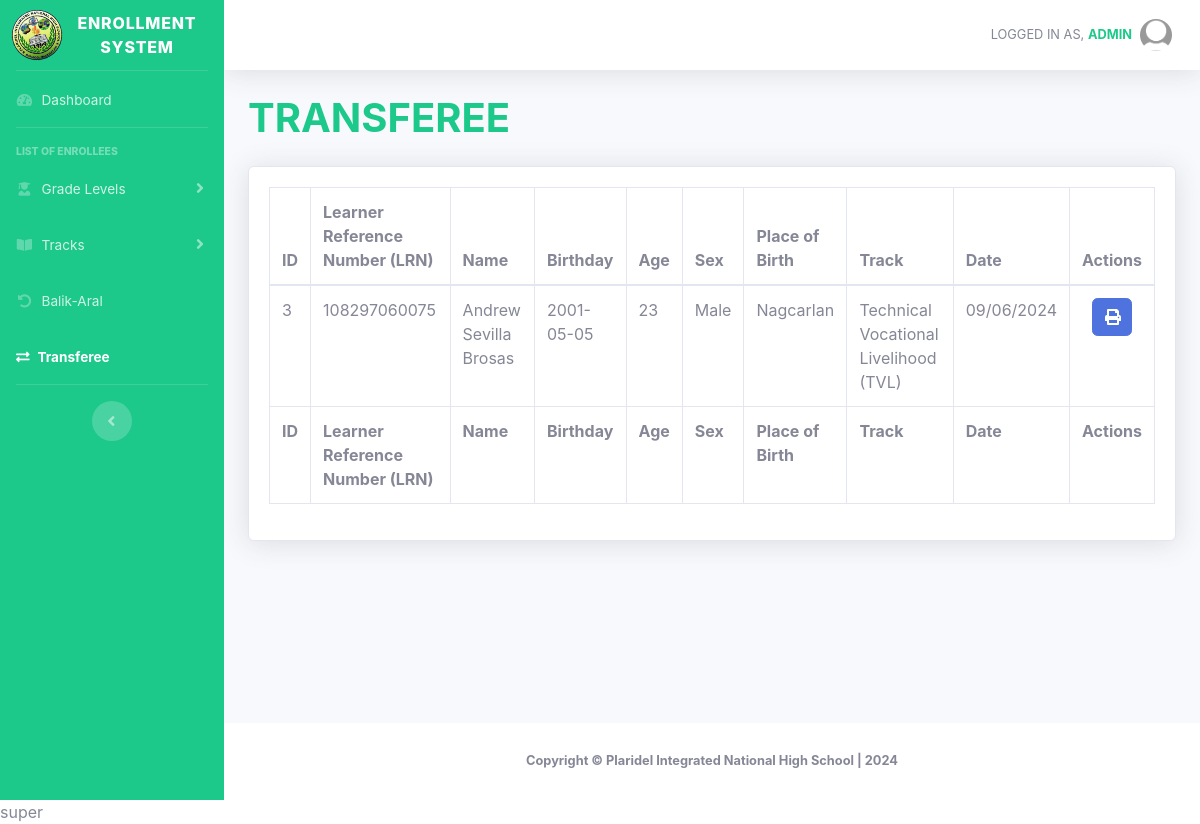
/supertransferee.php (signed in), run on an earlier commit of the app's database.
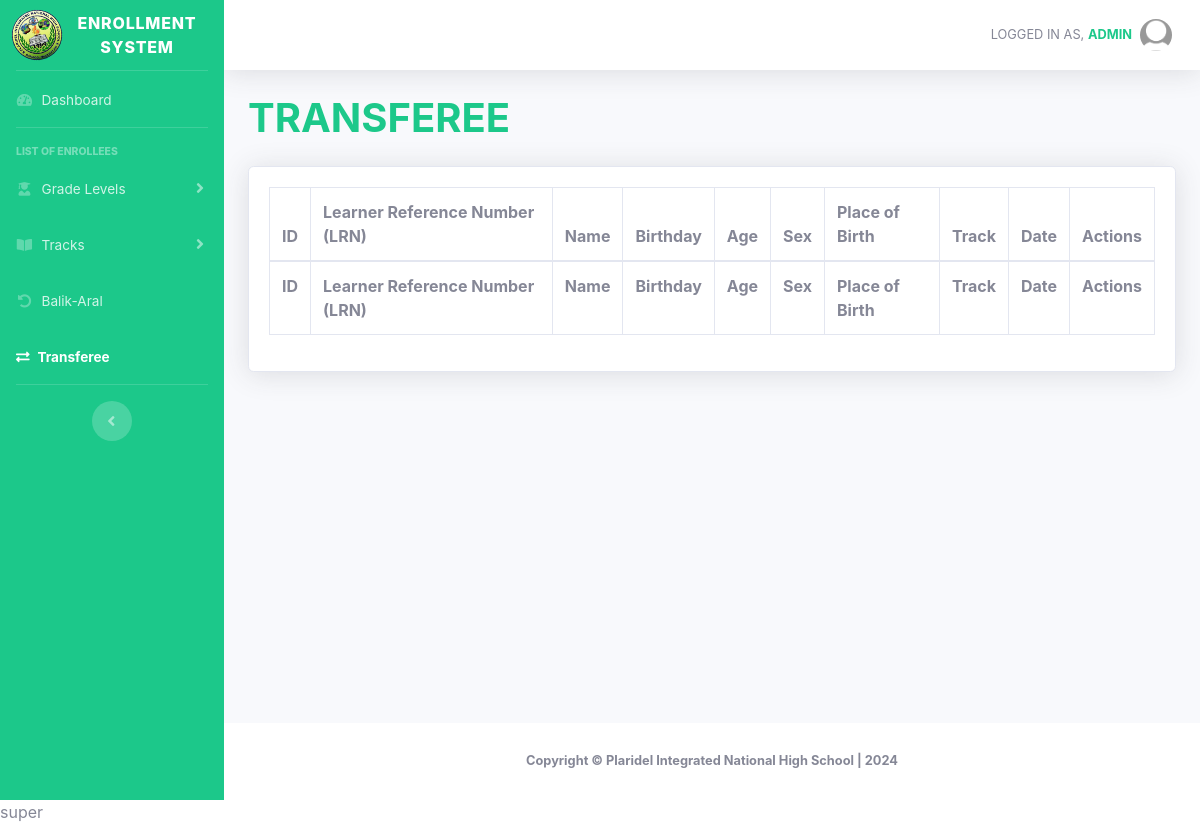
And on a later commit of the database.
### tables this page shows
CREATE TABLE `enrollment` (
  `id` int(11) NOT NULL,
  `schoolyear` varchar(100) NOT NULL,
  `gradelevel` varchar(100) NOT NULL,
  `lrn` varchar(100) NOT NULL,
  `reference` varchar(100) NOT NULL,
  `balikaral` varchar(100) NOT NULL,
  `transfer` varchar(100) NOT NULL,
  `birthnumber` varchar(100) NOT NULL,
  `lastname` varchar(100) NOT NULL,
  `firstname` varchar(100) NOT NULL,
  `middlename` varchar(100) NOT NULL,
  `extension` varchar(100) NOT NULL,
  `sex` varchar(100) NOT NULL,
  `birthday` varchar(100) NOT NULL,
  `age` varchar(100) NOT NULL,
  `mother_tongue` varchar(100) NOT NULL,
  `placeofbirth` varchar(100) NOT NULL,
  `ip` varchar(100) NOT NULL,
  `indigenous` varchar(100) NOT NULL,
  `pantawid` varchar(100) NOT NULL,
  `pantawidProgram` varchar(100) NOT NULL,
  `disability` varchar(100) NOT NULL,
  `learnerdisability` varchar(100) NOT NULL,
  `housenumber_text` varchar(100) NOT NULL,
  `streetname_text` varchar(100) NOT NULL,
  `barangay_text` varchar(100) NOT NULL,
  `city_text` varchar(100) NOT NULL,
  `province_text` varchar(100) NOT NULL,
  `country_text` varchar(100) NOT NULL,
  `zipcode` varchar(100) NOT NULL,
  `permanent_housenumber_text` varchar(100) NOT NULL,
  `permanent_streetname_text` tinytext NOT NULL,
  `permanent_barangay_text` varchar(100) NOT NULL,
  `permanent_city_text` varchar(100) NOT NULL,
  `permanent_province_text` varchar(100) NOT NULL,
  `permanent_country_text` varchar(100) NOT NULL,
  `permanent_zipcode` varchar(100) NOT NULL,
  `fathers_lastname` varchar(100) NOT NULL,
  `fathers_firstname` varchar(100) NOT NULL,
  `fathers_middlename` varchar(100) NOT NULL,
  `fathers_phonenumber` varchar(100) NOT NULL,
  `mothers_lastname` varchar(100) NOT NULL,
  `mothers_firstname` varchar(100) NOT NULL,
  `mothers_middlename` varchar(100) NOT NULL,
  `mothers_phonenumber` varchar(100) NOT NULL,
  `guardians_lastname` varchar(100) NOT NULL,
  `guardians_firstname` varchar(100) NOT NULL,
  `guardians_middlename` varchar(100) NOT NULL,
  `guardians_phonenumber` varchar(100) NOT NULL,
  `lastgradelevel` varchar(100) NOT NULL,
  `lastschoolyear` varchar(100) NOT NULL,
  `lastschoolattended` varchar(100) NOT NULL,
  `schoolid` varchar(100) NOT NULL,
  `semester` varchar(100) NOT NULL,
  `track` varchar(100) NOT NULL,
  `strand` varchar(100) NOT NULL,
  `modality` varchar(100) NOT NULL,
  `date` varchar(100) NOT NULL,
  `time` varchar(100) NOT NULL
);

### supertransferee.php (the view, shortened to what the changed rows need)
<!DOCTYPE html>
<html lang="en">
<head>
    <link href="vendor/fontawesome-free/css/all.min.css" rel="stylesheet" type="text/css">
    <link href="css/sb-admin-2.min.css" rel="stylesheet">
    <link href="vendor/datatables/dataTables.bootstrap4.min.css" rel="stylesheet">
    <link rel="stylesheet" type="text/css" href="https://cdn.datatables.net/1.10.25/css/dataTables.bootstrap4.min.css">
    <link rel="stylesheet" type="text/css" href="https://cdn.datatables.net/buttons/1.7.1/css/buttons.bootstrap4.min.css">
</head>
<body id="page-top">
    <div id="wrapper">
        <div id="content-wrapper" class="d-flex flex-column">
            <div id="content">
                <div class="container-fluid">
                    <div class="d-sm-flex align-items-center justify-content-between mb-4">
                        <h1 class="h1 mb-0 text-success" style="text-transform:uppercase;"><b>Transferee</b></h1>
                    </div>
                    <div class="card shadow mb-4">
                        <div class="card-body">
                            <div class="table-responsive">
                                <table class="table table-bordered" id="dataTable" width="100%" cellspacing="0">
                                    <thead>
                                        <tr>
                                            <th>ID</th>
                                            <th>Learner Reference Number (LRN)</th>
                                            <th>Name</th>
                                            <th>Birthday</th>
                                            <th>Age</th>
                                            <th>Sex</th>
                                            <th>Place of Birth</th>
                                            <th>Track</th>
                                            <th>Date</th>
                                            <th>Actions</th>
                                        </tr>
                                    </thead>
                                    <tfoot>
                                        <tr>
                                            <th>ID</th>
                                            <th>Learner Reference Number (LRN)</th>
                                            <th>Name</th>
                                            <th>Birthday</th>
                                            <th>Age</th>
                                            <th>Sex</th>
                                            <th>Place of Birth</th>
                                            <th>Track</th>
                                            <th>Date</th>
                                            <th>Actions</th>
                                        </tr>
                                    </tfoot>
                                    <tbody>
                                        <?php
                                        include 'conn.php';
                                        $query = "SELECT * FROM enrollment WHERE transfer = 'Yes'";
                                        $query_run = mysqli_query($conn, $query);
                                        if (mysqli_num_rows($query_run) > 0) {
                                            foreach ($query_run as $items) {
                                        ?>
                                                <tr>
                                                    <td>
                                                        <?= $items['id']; ?>
                                                    </td>
                                                    <td>
                                                        <?= $items['reference']; ?>
                                                    </td>
                                                    <td>
                                                        <?= $items['firstname'] . " " . $items['middlename'] . " " . $items['lastname'] ?>
                                                    </td>
                                                    <td>
                                                        <?= $items['birthday']; ?>
                                                    </td>
                                                    <td>
                                                        <?= $items['age']; ?>
                                                    </td>
                                                    <td>
                                                        <?= $items['sex']; ?>
                                                    </td>
                                                    <td>
                                                        <?= $items['placeofbirth']; ?>
                                                    </td>
                                                    <td>
                                                        <?= $items['track']; ?>
                                                    </td>
                                                    <td>
                                                        <?= $items['date']; ?>
                                                    </td>
                                                    <td class="text-center">
                                                        <div class="btn-group me-2">
                                                            <a href="generateform.php?id=<?php echo $items['id']; ?>" target="_blank" class="btn btn-primary" style="width: 40px;">
                                                                <i class="fas fa-print"></i></a>
                                                        </div>
                                                    </td>
                                                </tr>
                                        <?php
                                            }
                                        }
                                        ?>
                                    </tbody>
                                </table>
                            </div>
                        </div>
                    </div>
                </div>
            </div>
        </div>
    </div>
</body>
</html>super

What changed in the data, as far as the page shows it:
removed enrollment: id "3", reference "108297060075", firstname "Andrew", middlename "Sevilla", lastname "Brosas", birthday "2001-05-05", age "23", sex "Male", placeofbirth "Nagcarlan", track "Technical Vocational Livelihood (TVL)", date "09/06/2024"
